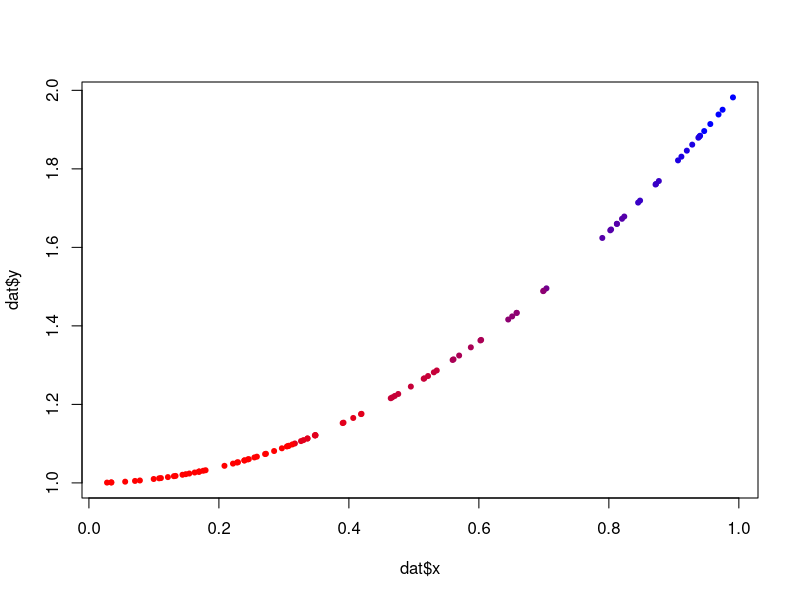

The R source for this figure:
#Some sample data
x <- runif(100)
dat <- data.frame(x = x,y = x^2 + 1)

#Create a function to generate a continuous color palette
rbPal <- colorRampPalette(c('red','blue'))

#This adds a column of color values
# based on the y values
dat$Col <- rbPal(10)[as.numeric(cut(dat$y,breaks = 10))]

head(dat)
plot(dat$x,dat$y,pch = 20,col = dat$Col)

Z <- stats::rnorm(10000)
table(cut(Z, breaks = -6:6))